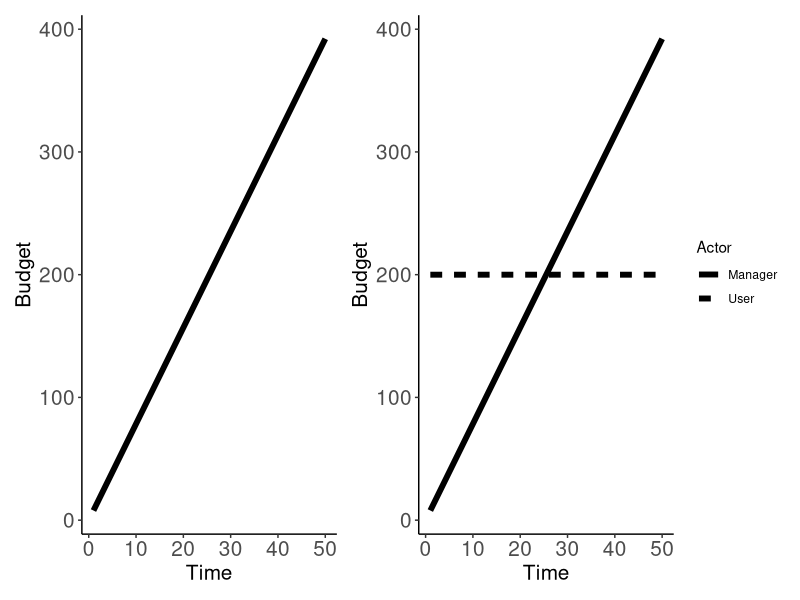
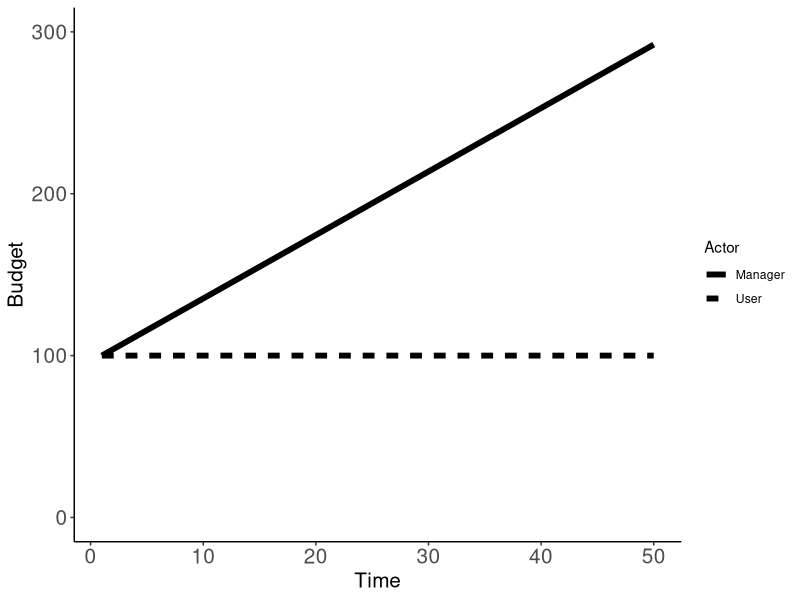

Recreate these plots in R, in order.
#' ---
#' title: Budget calculations
#' author: Matt Nuttall
#' date: 27/05/21
#' output:
#'    word_document:
#'      toc: true
#'      highlight: zenburn
#' ---


#+ include=FALSE
library(tidyverse)
library(patchwork)

#' This is a document to explore the budgets for all of the scenarios in the investment section of this chapter. As disucssed previously, in order for all of the scenarios to be comparable, the total budgets for users and the manager need to be equivalent across all scenarios, or at least capped at the top end. This is to prevent the problem of one scenario having "better" or "worse" outcomes simply because the manager/users had access to a larger total budget across the 50 time steps. 
#' 
#' In the first null scenario (N1) where the manager and user both had equal, constant budgets, I set the budgets at 200. Therefore the total available budget for each of the actors was 10,000 (50 time steps). I used this value to try to set the total available budget for all other scenarios. In the N2 null scenarios this was straightforward, as there were no increasing budgets - only constant and decreasing. Therefore the constant budget was 200, and the decreasing budget started at 200 and declined. 
#' 
#' This gets more complicated when we are talking about increasing budgets. For example, in the N3 null scenarios (optimistic null) I am assuming that the manager budget increases over time, with various different scenarios for the user budget (e.g. constant, increasing at the same rate as the manager budget, increasing at a lower rate than the manager). 
#' 
#' To calculate a linear increase (slope) that had a cumulative sum of 10,000 I used the following calculations:
#' 
#' '10000 = x + 2x + 3x + 4x +....50x'
#' 
#' Gauss equation to simplify the above: 'sum of 1 to n = n(n+1)/2'
#' 
#' Therefore '50*(50+1)/2 = 1275'
#' 
#' Therefore '10000 = 1275x'
#' 
#' So 'x = 10000/1275 = 7.843137'
#' 
#' So to produce a linear slope that over 50 time steps sums to 10,000 the increments need to be 7.843137. This results in the slope below:
#' 
#+ echo=FALSE, results=TRUE

val <- 10000/1275
df1 <- data.frame(Time = rep(c(1:50), times=2))
Manager_budget <- df1$Time[1:50]*val
User_budget <- rep(200, times=50)
budgets <- c(Manager_budget, User_budget)
df1$Budget <- budgets 
df1$Actor <- rep(c("Manager", "User"), each=50)

p.1 <- ggplot(df1[df1$Actor=="Manager",], aes(x=Time, y=Budget))+
        geom_line(size=2)+
        theme_classic()+
        theme(axis.title = element_text(size=15),
              axis.text = element_text(size=15))

p.2 <- ggplot(df1, aes(x=Time, y=Budget, group=Actor))+
        geom_line(size=2, aes(linetype=Actor))+
        theme_classic()+
        theme(axis.title = element_text(size=15),
              axis.text = element_text(size=15))

p.1 + p.2


#' The issue of course is that the budget starts from 0, and so if the user budget is constant in the scenario above, then the manager budget will be below the user budget for half of the scenario (see left plot), which is not what I'm aiming for. I can't have the user budget set at 200 if I want the manager budget to start at the same point, to increase, and to not go beyond 10,000.
#' 
#' One solution is to move the starting point to 100. The user can then have a constant budget of 100, and the manager budget can start at 100 and increase without having a cumulative sum greater than 10,000. For example:
#' 
#+ echo=FALSE, results=TRUE

val <- 5000/1275
df2 <- data.frame(Time = rep(c(1:50), times=2))

# create manager budget
Manager_budget <- vector(length = 50)
x <- 100
for(i in 1:length(Manager_budget)){
 y <- x+val
 Manager_budget[i] <- y
 x <- y
} 
Manager_budget <- Manager_budget[1:49]
Manager_budget <- append(Manager_budget,100,0)


User_budget <- rep(100, times=50)
budgets <- c(Manager_budget, User_budget)
df2$Budget <- budgets 
df2$Actor <- rep(c("Manager", "User"), each=50)

p.3 <- ggplot(df2, aes(x=Time, y=Budget, group=Actor))+
        geom_line(size=2, aes(linetype=Actor))+
        theme_classic()+
        theme(axis.title = element_text(size=15),
              axis.text = element_text(size=15))+
        ylim(0,300)

p.3

#' In the above plot the cumulative budget for the manager is 9803.9. My maths is not good enough to work out how to get it exactly at 10,000! 
#' 
#' The question I have is that if the starting budgets, and the budgets that are held constant (in the example above, this is the user budget), are different between scenarios, is this a problem? So for example is it ok that in the N1 and N2 scenarios the constant budgets were set at 200, and the declining budgets started at 200.  Whereas in the above plot, they are at 100. I believe Brad mentioned once that the absolute values of the budgets are not important, it is the relative budgets between the manager and the users. 
